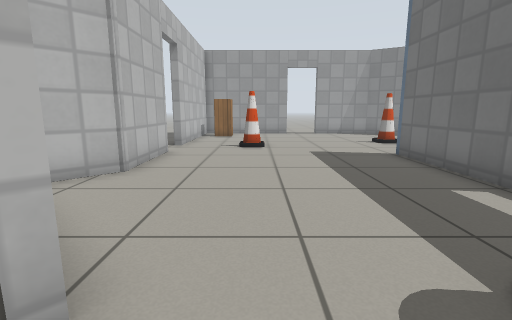
view 1 (above)

12 first-person views from a walk through a world built for the Gazebo simulator. The camera is 0.71 m above the floor, tilts 10° down and sees 85° across. The floor is counted in squares, 0.5 m on a side. Each view is taken from the middle of a square. On the plan, view 1 faces up. The plan holds only what a view shows up to about 14 squares ahead; the rest is blank. Simple patterns stand in for the simulator's built-in surfaces.

view 2
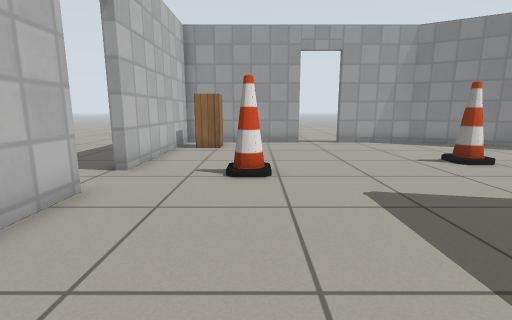

view 3
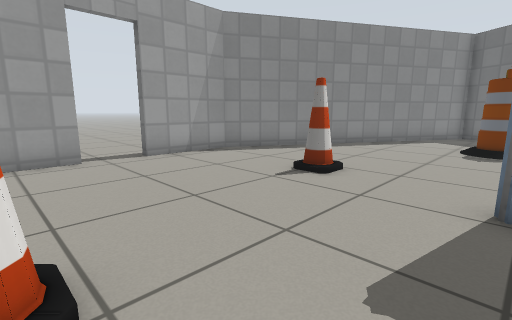

view 4
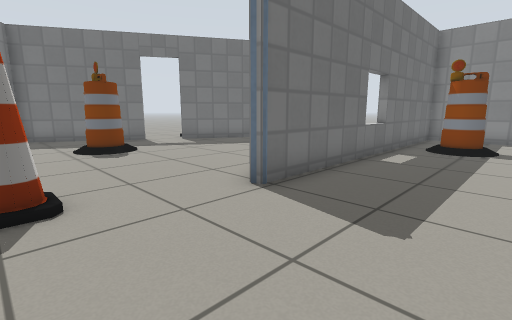

view 5
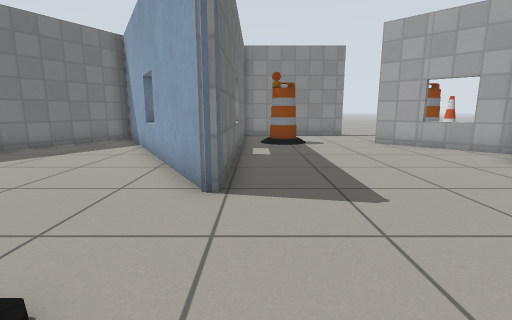

view 6
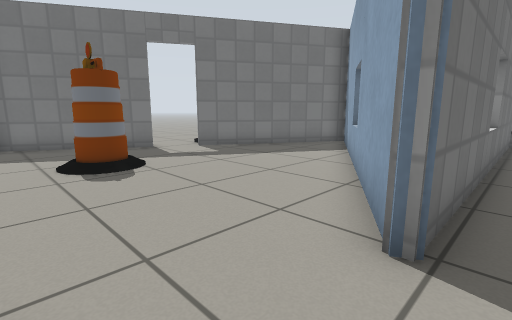

view 7
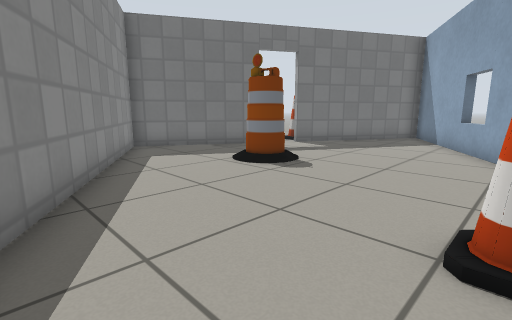

view 8
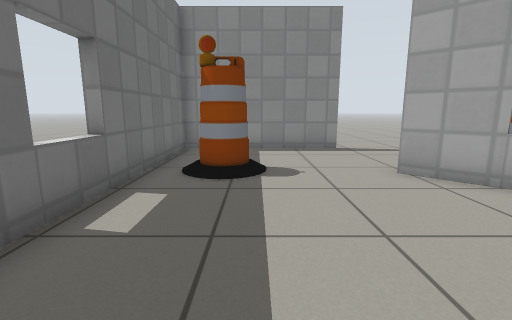

view 9
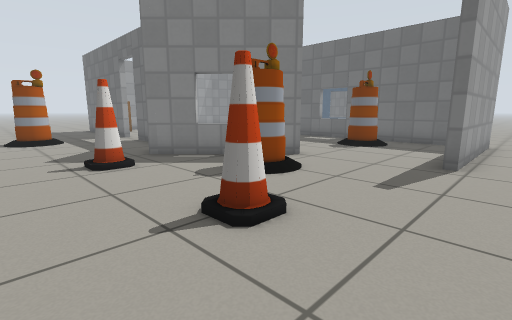

view 10
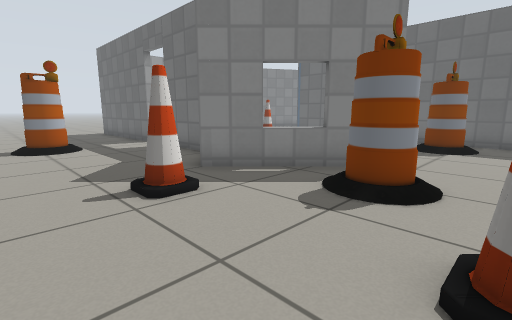

view 11
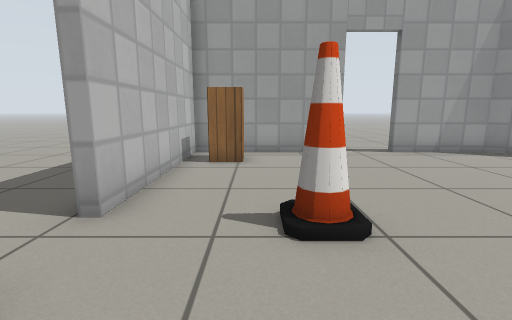

view 12
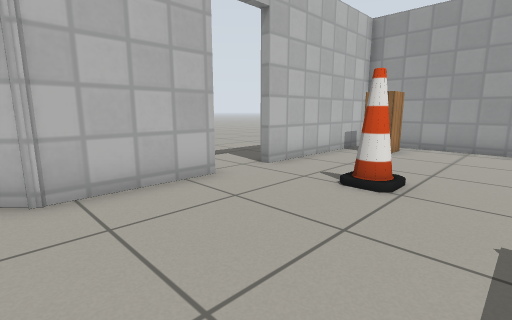

### Floor plan
Points are (right, up) in squares from view 1. A wall is a line through its corners. A room is listed if a view was taken in it or the views show most of it. See-through windows are left out.
Room 1 (views 1, 2, 3, 4, 5, 6, 7, 8, 11, 12)
walls: (4.8, 9.3) (10.4, -0.3) (13.8, 5.6); (-3.1, 9.9) (-3.1, 6.5) (-4.2, 5.4); (2, 17.6) (-3.1, 17.6) (-3.1, 11.6); (-4.5, 4.9) (-1.3, 1.7); (14.6, 7) (17.3, 11.6) (6.9, 17.6) (3.7, 17.6); (-1, -2.5) (4.7, -2.5) (4.7, 9.2)
ways out: opening at (-0.2, -0.5) to room 2; open door at (-3, 10.5) to room 2; open door at (2.5, 18) to room 2; open door at (14, 6); open door at (15, 7)
objects: cabinet (-2, 16); cone (0, 11); barrel (2, 1) to (3, 2); cone (6, 13); barrel (12, 9) to (12, 10)
Room 2 (views 9, 10)
walls: (-3.4, 7.4) (-3.4, 9.9); (-3.4, 11.6) (-3.4, 14); (-1.4, 1.4) (-5, 5); (5, -2.8) (-1, -2.8) (-1, -2.5)
ways out: opening at (-0.2, -0.5) to room 1; open door at (-3, 10.5) to room 1; open door at (2.5, 18) to room 1
objects: barrel (-8, 11) to (-7, 11); cone (-7, 4); cone (-6, -1); barrel (-4, 1) to (-3, 1)

Positions as (right, up) in squares from view 1, and headings:
1: (0, 0), facing up
2: (0, 5), facing up
3: (0, 9), facing up-right
4: (1, 13), facing down-right
5: (4, 14), facing down
6: (4, 12), facing down-right
7: (6, 16), facing down-right
8: (2, 8), facing down
9: (-9, -4), facing up-right
10: (-9, -1), facing up-right
11: (-1, 8), facing up
12: (2, 6), facing up-left
